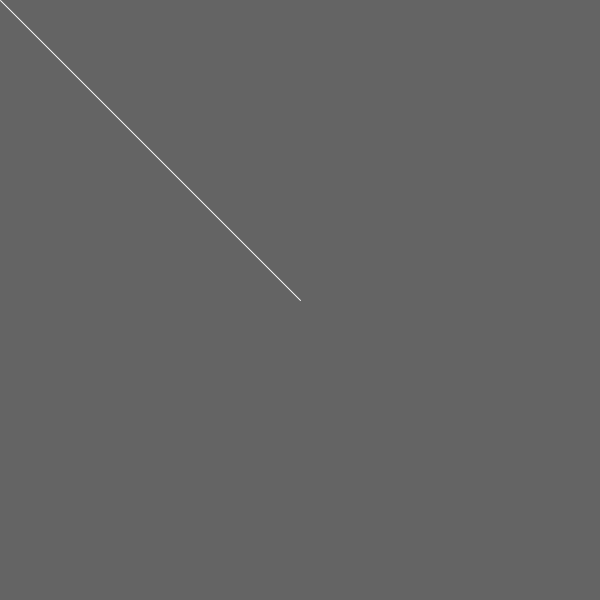
Frame 1 (no input)
Frame 60 (the mouse pressed at the canvas centre just before this capture): identical to frame 1, image omitted
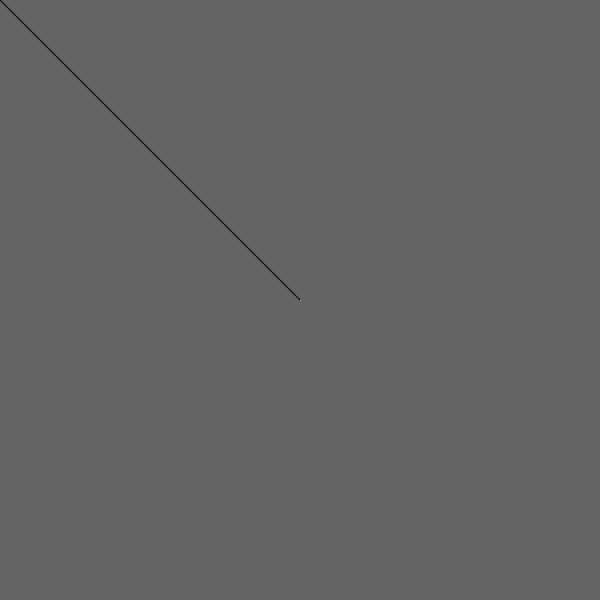
Frame 120 (the mouse held since frame 60 and released just before this capture)

The Processing sketch that drew these frames (run headless with seeded random() and noise(); from frame 60 on, the mouse is pressed at the canvas centre):

// Processing sketch: Chapter_1_10_test
// ── Chapter_1_10_test.pde
Vectorviz vectorviz;

void setup () {
  size (600,600);
  vectorviz = new Vectorviz();
}

void draw () {
  
  background(100);
  vectorviz.update();
  vectorviz.display();
  
}

// ── Vectorviz.pde
class Vectorviz {
  
  PVector location;
//  PVector mouseLocation;
  
  Vectorviz () {
    
    location = new PVector (width/2, height/2);
//    mouseLocation = new PVector (mouseX, mouseY);
    
  }
  
  void update () {
    
  }
  
  void display () {
    stroke(0, 50);
    line(0,0,location.x,location.y);
    stroke(0);
    line(0,0,mouseX,mouseY);
    PVector mouseLocation = new PVector (mouseX,mouseY);
    PVector dir = PVector.sub(mouseLocation,location);
    stroke(255);
    //This line will work without the translate()
    //line(location.x, location.y, location.x+dir.x, location.y+dir.y);
    translate(location.x,location.y);
    line(0, 0, dir.x, dir.y);
    
  }
  
}
